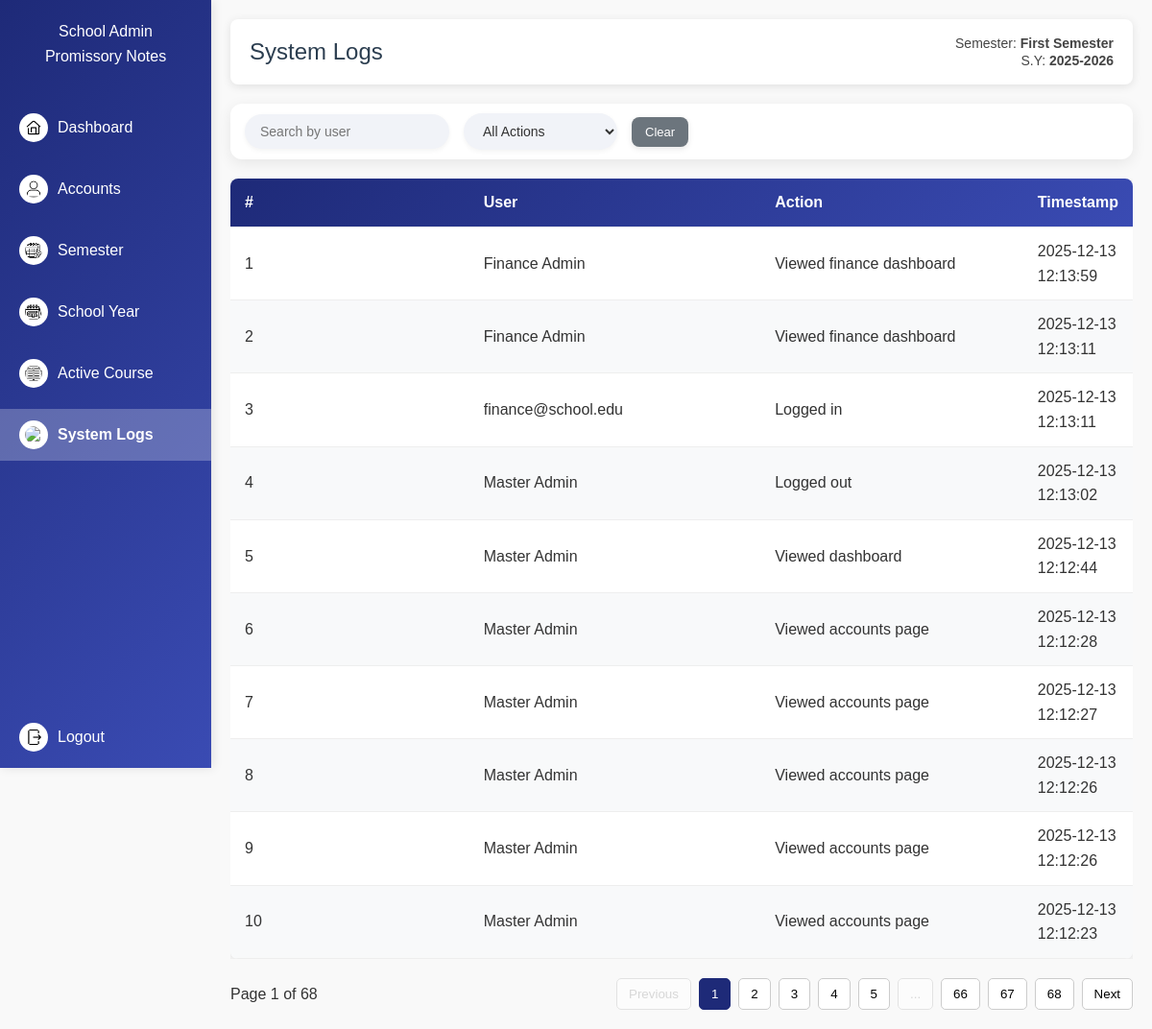
Page /admin/logs (signed in) on the committed database.
### models.py (models this page shows, shortened)
class ActiveSettings(db.Model):
    id = db.Column(db.Integer, primary_key=True)
    active_semester = db.Column(db.String(50), default="Not Set")
    active_school_year = db.Column(db.String(20), default="Not Set")
    updated_at = db.Column(
        db.DateTime, default=datetime.utcnow, onupdate=datetime.utcnow)

class SystemLog(db.Model):
    id = db.Column(db.Integer, primary_key=True, autoincrement=True)
    user_id = db.Column(db.Integer, db.ForeignKey('account.id'), nullable=True)
    user = db.relationship('Account', backref='logs')
    user_name = db.Column(db.String(150))
    action = db.Column(db.String(255), nullable=False)
    timestamp = db.Column(db.DateTime, default=datetime.utcnow)

### admin_routes.py (the view)
@admin_bp.route('/logs')
@require_role("Admin")
def logs():
    user_filter = request.args.get('user', '').strip()
    action_filter = request.args.get('action', '').strip()
    page = request.args.get('page', 1, type=int)
    per_page = 10
    query = SystemLog.query
    if user_filter:
        query = query.filter(SystemLog.user_name.ilike(f'%{user_filter}%'))
    if action_filter:
        query = query.filter(SystemLog.action.ilike(f'%{action_filter}%'))
    logs_pagination = query.order_by(SystemLog.timestamp.desc()).paginate(
        page=page, per_page=per_page, error_out=False)
    active_semester, active_school_year = get_active_settings()
    return render_template(
        'admin/logs.html',
        logs=logs_pagination,
        active_semester=active_semester,
        active_school_year=active_school_year,
        user_filter=user_filter,
        action_filter=action_filter,
        total_pages=logs_pagination.pages
    )

### admin_routes.py (called while the page is built)
def require_role(role=None):
    def wrapper(func):
        @wraps(func)
        def decorated_function(*args, **kwargs):
            if "user_id" not in session:
                flash("Please log in first.", "warning")
                return redirect(url_for("login"))
            if role and session.get("role") != role:
                flash("Access denied.", "danger")
                return redirect(url_for("login"))
            return func(*args, **kwargs)
        return decorated_function
    return wrapper

def get_active_settings():
    settings = ActiveSettings.query.first()
    if not settings:
        return "Not Set", "Not Set"
    return settings.active_semester, settings.active_school_year

### app.py (called while the page is built)
@app.before_request
def protect_admin_routes():
    if request.path.startswith("/admin"):
        if "user_id" not in session or session.get("role") != "Admin":
            flash("Admin access required.", "danger")
            return redirect(url_for("login"))

### templates/admin/logs.html (shortened to what this page needs)
<!DOCTYPE html>
<html lang="en">
<head>
</head>
<body>
    <nav class="sidebar" id="sidebar">
        <h2>School Admin<br>Promissory Notes</h2>
        <a href="{{ url_for('admin.dashboard') }}"
            class="{% if request.endpoint == 'admin.dashboard' %}active{% endif %}">
            <img src="{{ url_for('static', filename='images/dashboard.png') }}" class="icon" alt="Dashboard Icon">
            Dashboard
        </a>
        <a href="{{ url_for('admin.accounts') }}"
            class="{% if request.endpoint == 'admin.accounts' %}active{% endif %}">
            <img src="{{ url_for('static', filename='images/accounts.png') }}" class="icon" alt="Accounts Icon">
            Accounts
        </a>
        <a href="{{ url_for('admin.semester') }}"
            class="{% if request.endpoint == 'admin.semester' %}active{% endif %}">
            <img src="{{ url_for('static', filename='images/semester.png') }}" class="icon" alt="Semester Icon">
            Semester
        </a>
        <a href="{{ url_for('admin.school_year') }}"
            class="{% if request.endpoint == 'admin.school_year' %}active{% endif %}">
            <img src="{{ url_for('static', filename='images/schoolyear.png') }}" class="icon" alt="School Year Icon">
            School
            Year
        </a>
        <a href="{{ url_for('admin.course') }}" class="{% if request.endpoint == 'admin.course' %}active{% endif %}">
            <img src="{{ url_for('static', filename='images/course.png') }}" class="icon"> Active Course
        </a>
        <a href="{{ url_for('admin.logs') }}" class="{% if request.endpoint == 'admin.logs' %}active{% endif %}">
            <img src="{{ url_for('static', filename='images/log.png') }}" class="icon" alt="Logs Icon"> System Logs
        </a>
        <a href="{{ url_for('admin.logout') }}" class="logout-btn">
            <img src="{{ url_for('static', filename='images/logout.png') }}" class="icon"> Logout
        </a>
    </nav>
    <main class="main-content">
        <header class="header">
            <h2>System Logs</h2>
            <div class="header-info">
                Semester: <strong>{{ active_semester }}</strong><br>
                S.Y: <strong>{{ active_school_year }}</strong>
            </div>
        </header>
        <form class="filters" method="get" style="align-items:center;">
            <input type="text" name="user" placeholder="Search by user" value="{{ request.args.get('user', '') }}" autocomplete="off">
            <select name="action" onchange="this.form.submit()">
                <option value="">All Actions</option>
            </select>
            <button type="button" class="btn btn-clear"
                onclick="location.href='{{ url_for('admin.logs') }}'">Clear</button>
        </form>
        <div class="table-container">
            <table>
                <thead>
                    <tr>
                        <th>#</th>
                        <th>User</th>
                        <th>Action</th>
                        <th>Timestamp</th>
                    </tr>
                </thead>
                <tbody>
                    {% set total_rows = 10 %}
                    {% for i in range(total_rows) %}
                        <tr>
                        {% if i < logs.items|length %}
                            {% set log = logs.items[i] %}
                            <td>{{ (logs.page - 1) * logs.per_page + i + 1 }}</td>
                            <td>{{ log.user_name or 'System' }}</td>
                            <td>{{ log.action }}</td>
                            <td>{{ log.timestamp.strftime('%Y-%m-%d %H:%M:%S') }}</td>
                        {% else %}
                            <td>&nbsp;</td>
                            <td></td>
                            <td></td>
                            <td></td>
                        {% endif %}
                        </tr>
                    {% endfor %}
                    </tbody>
            </table>
        </div>
        <div class="pagination-container">
            <div class="results-info">
                Page {{ logs.page }} of {{ logs.pages }}
            </div>
            <div class="pagination">
                <a
                    href="{{ url_for('admin.logs', page=logs.prev_num, user=request.args.get('user'), action=request.args.get('action')) }}">
                    <button {% if not logs.has_prev %}disabled{% endif %}>Previous</button>
                </a>
                {% set current = logs.page %}
                {% set total = logs.pages %}
                {% if total <= 7 %} {% for p in range(1, total + 1) %} <a
                    href="{{ url_for('admin.logs', page=p, user=request.args.get('user'), action=request.args.get('action')) }}">
                    <button class="{% if p == current %}active{% endif %}">{{ p }}</button>
                    </a>
                    {% endfor %}
                    {% else %}
                    {% for p in range(1, 4) %}
                    <a
                        href="{{ url_for('admin.logs', page=p, user=request.args.get('user'), action=request.args.get('action')) }}">
                        <button class="{% if p == current %}active{% endif %}">{{ p }}</button>
                    </a>
                    {% endfor %}
                    {% if current > 4 and current < total - 3 %} <button disabled>...</button>
                        {% for p in range(current-1, current+2) %}
                        <a
                            href="{{ url_for('admin.logs', page=p, user=request.args.get('user'), action=request.args.get('action')) }}">
                            <button class="{% if p == current %}active{% endif %}">{{ p }}</button>
                        </a>
                        {% endfor %}
                        <button disabled>...</button>
                        {% elif current <= 4 %} {% for p in range(4, 6) %} <a
                            href="{{ url_for('admin.logs', page=p, user=request.args.get('user'), action=request.args.get('action')) }}">
                            <button class="{% if p == current %}active{% endif %}">{{ p }}</button>
                            </a>
                            {% endfor %}
                            <button disabled>...</button>
                            {% endif %}
                            {% for p in range(total-2, total + 1) %}
                            <a
                                href="{{ url_for('admin.logs', page=p, user=request.args.get('user'), action=request.args.get('action')) }}">
                                <button class="{% if p == current %}active{% endif %}">{{ p }}</button>
                            </a>
                            {% endfor %}
                            {% endif %}
                            <a
                                href="{{ url_for('admin.logs', page=logs.next_num, user=request.args.get('user'), action=request.args.get('action')) }}">
                                <button {% if not logs.has_next %}disabled{% endif %}>Next</button>
                            </a>
            </div>
        </div>
    </main>
</body>
</html>

### templates/admin/logs.html (style rules this page uses)
* { margin: 0; padding: 0; box-sizing: border-box; }
body { font-family: 'Arial', sans-serif; line-height: 1.6; color: #333; background-color: #f9f9f9; }
.sidebar { width: 220px; height: 100vh; background: linear-gradient(135deg, #1e2a78, #3a4bb3); color: #fff; position: fixed; top: 0; left: 0; padding-top: 20px; display: flex; flex-direction: column; box-shadow: 2px 0 10px rgba(0, 0, 0, 0.1); transition: transform 0.3s ease; }
.sidebar h2 { text-align: center; font-size: 16px; margin: 0 10px 30px; font-weight: 300; overflow: hidden; text-overflow: ellipsis; white-space: nowrap; }
.sidebar a { display: flex; align-items: center; padding: 12px 20px; color: #fff; text-decoration: none; margin: 5px 0; transition: background-color 0.3s ease; }
.sidebar a.active { background-color: rgba(255, 255, 255, 0.25); font-weight: 600; }
.sidebar img.icon { width: 30px; height: 30px; margin-right: 10px; background: #fff; border-radius: 50%; padding: 6px; }
.logout-btn { position: absolute; bottom: 0; left: 0; right: 0; padding: 12px 20px; text-decoration: none; border-radius: 0; }
.main-content { margin-left: 220px; padding: 20px; min-height: 100vh; }
.header { display: flex; justify-content: space-between; align-items: center; background: #fff; padding: 15px 20px; border-radius: 8px; box-shadow: 0 2px 10px rgba(0, 0, 0, 0.1); margin-bottom: 20px; }
.header h2 { font-weight: 300; color: #2c3e50; }
.table-container { overflow-x: auto; width: 100%; }
.table-container td:nth-child(1) { width: 50px; }
.table-container td:nth-child(2) { width: 400px; }
.table-container td:nth-child(3) { width: 400px; }
.table-container td:nth-child(1) { width: 400px; }
table { width: 100%; border-collapse: collapse; background: #fff; border-radius: 8px; overflow: hidden; box-shadow: 0 4px 15px rgba(0, 0, 0, 0.1); }
thead { background: linear-gradient(135deg, #1e2a78, #3a4bb3); color: #fff; }
.header-info { text-align: right; font-size: 14px; color: #444; line-height: 1.3; }
th, td { border-bottom: 1px solid #eee; text-align: left; padding: 12px 15px; }
tbody tr:nth-child(even) { background: #f8f9fa; }
.filters { display: flex; gap: 15px; flex-wrap: wrap; align-items: center; margin-bottom: 20px; padding: 10px 15px; background: #fff; border-radius: 12px; box-shadow: 0 4px 15px rgba(0, 0, 0, 0.08); }
.filters input, .filters select { padding: 10px 16px; font-size: 14px; border: none; border-radius: 50px; background-color: #f1f3f8; color: #333; min-width: 160px; transition: all 0.2s ease; box-shadow: 0 2px 5px rgba(0, 0, 0, 0.05); }
.btn, .btn-clear { padding: 8px 14px; font-size: 13px; border-radius: 8px; border: none; cursor: pointer; transition: background 0.3s ease, transform 0.2s ease, box-shadow 0.2s ease; box-shadow: 0 2px 6px rgba(0, 0, 0, 0.1); }
.btn-clear { background-color: #6c757d; color: #fff; }
.pagination-container { margin-top: 20px; display: flex; justify-content: space-between; align-items: center; flex-wrap: wrap; gap: 10px; }
.pagination { display: flex; gap: 8px; flex-wrap: wrap; }
.pagination button { background: #fff; border: 1px solid #ccc; padding: 8px 12px; border-radius: 5px; cursor: pointer; }
.pagination button.active { background: #1e2a78; color: #fff; border-color: #1e2a78; }
.pagination button:disabled { opacity: .5; cursor: not-allowed; }

### rows in the picture
ActiveSettings: active_semester "First Semester", active_school_year "2025-2026"
SystemLog: user_name "Finance Admin", action "Viewed finance dashboard", timestamp "2025-12-13 12:13:59"
SystemLog: user_name "Finance Admin", action "Viewed finance dashboard", timestamp "2025-12-13 12:13:11"
SystemLog: user_name "finance@school.edu", action "Logged in", timestamp "2025-12-13 12:13:11"
SystemLog: user_name "Master Admin", action "Logged out", timestamp "2025-12-13 12:13:02"
SystemLog: user_name "Master Admin", action "Viewed dashboard", timestamp "2025-12-13 12:12:44"
SystemLog: user_name "Master Admin", action "Viewed accounts page", timestamp "2025-12-13 12:12:28"
SystemLog: user_name "Master Admin", action "Viewed accounts page", timestamp "2025-12-13 12:12:27"
SystemLog: user_name "Master Admin", action "Viewed accounts page", timestamp "2025-12-13 12:12:26"
SystemLog: user_name "Master Admin", action "Viewed accounts page", timestamp "2025-12-13 12:12:26"
SystemLog: user_name "Master Admin", action "Viewed accounts page", timestamp "2025-12-13 12:12:23"

### other values in the picture
{{ (logs.page - 1) * logs.per_page + i + 1 }} "1" "2" "3" "4" "5" "6" "7" "8" "9" "10"
{{ logs.page }} "1"
{{ logs.pages }} "68"
{{ p }} "1" "2" "3"
{{ p }} "4" "5"
{{ p }} "66" "67" "68"
